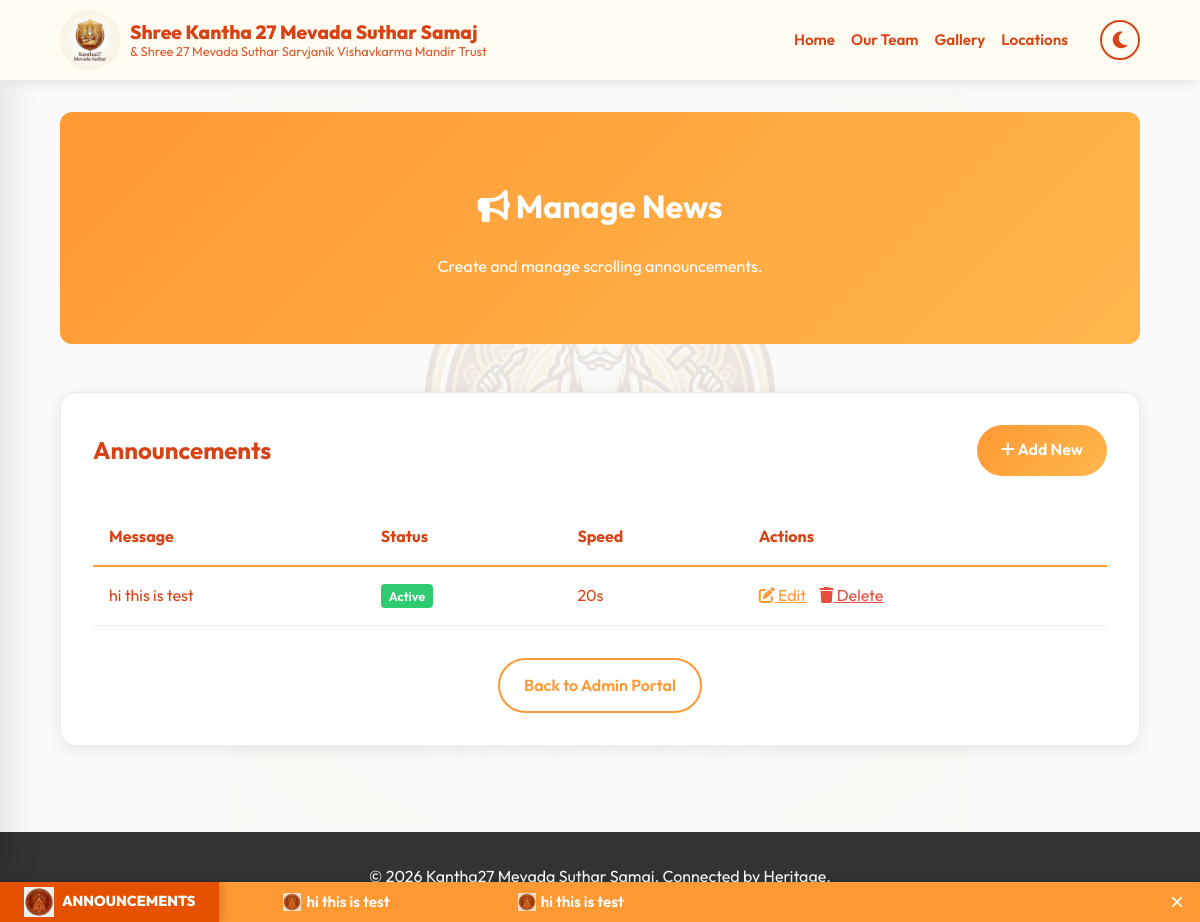
The page /news/manage/ (signed in) on the database its author committed.
### news/models.py (models this page shows, shortened)
class NewsAnnouncement(models.Model):
    message = models.TextField(help_text="The announcement text to display in the scroller.")
    is_active = models.BooleanField(default=True, help_text="Toggle visibility of this announcement.")
    scroll_speed = models.IntegerField(default=20, help_text="Speed in seconds (e.g., 20 = Slow, 10 = Fast).")
    created_at = models.DateTimeField(auto_now_add=True)
    updated_at = models.DateTimeField(auto_now=True)

### news/views.py (the view)
# urls.py: path('manage/', views.news_list, name='news_list'),
@login_required
@user_passes_test(is_staff_check)
def news_list(request):
    news_items = NewsAnnouncement.objects.all().order_by('-created_at')
    return render(request, 'news/news_list.html', {'news_items': news_items})

### news/templatetags/news_tags.py (called while the page is built)
@register.inclusion_tag('news/ticker.html')
def news_ticker():
    announcements = NewsAnnouncement.objects.filter(is_active=True).order_by('-created_at')
    speed = 20
    if announcements.exists():
        speed = announcements.first().scroll_speed
    return {
        'announcements': announcements,
        'speed': speed
    }

### news/views.py (called while the page is built)
def is_staff_check(user):
    return user.is_staff or user.role in ['ADMIN', 'SUB_ADMIN']

### templates/news/news_list.html (shortened to what this page needs)
{% extends 'base/base.html' %}
{% block content %}
<div class="page-header">
    <h1><i class="fas fa-bullhorn"></i> Manage News</h1>
    <p>Create and manage scrolling announcements.</p>
</div>
<div class="glass-card" style="padding: 2rem;">
    <div style="margin-bottom: 2rem; display: flex; justify-content: space-between; align-items: center;">
        <h2 style="margin: 0; color: var(--primary-color);">Announcements</h2>
        <a href="{% url 'news_create' %}" class="btn-primary"><i class="fas fa-plus"></i> Add New</a>
    </div>
    <div style="overflow-x: auto;">
        <table style="width: 100%; border-collapse: collapse; min-width: 600px;">
            <thead>
                <tr style="text-align: left; border-bottom: 2px solid var(--primary-color);">
                    <th style="padding: 1rem; color: var(--primary-text-dark);">Message</th>
                    <th style="padding: 1rem; color: var(--primary-text-dark);">Status</th>
                    <th style="padding: 1rem; color: var(--primary-text-dark);">Speed</th>
                    <th style="padding: 1rem; color: var(--primary-text-dark);">Actions</th>
                </tr>
            </thead>
            <tbody>
                {% for item in news_items %}
                <tr style="border-bottom: 1px solid #eee;">
                    <td style="padding: 1rem; color: var(--text-color);">{{ item.message|truncatechars:50 }}</td>
                    <td style="padding: 1rem;">
                        {% if item.is_active %}
                        <span class="badge" style="background-color: #2ecc71; color: white;">Active</span>
                        {% else %}
                        <span class="badge" style="background-color: #95a5a6; color: white;">Inactive</span>
                        {% endif %}
                    </td>
                    <td style="padding: 1rem; color: var(--text-color);">{{ item.scroll_speed }}s</td>
                    <td style="padding: 1rem;">
                        <a href="{% url 'news_edit' item.pk %}"
                            style="margin-right: 10px; color: var(--primary-color);"><i class="fas fa-edit"></i>
                            Edit</a>
                        <a href="{% url 'news_delete' item.pk %}" style="color: #e74c3c;"><i class="fas fa-trash"></i>
                            Delete</a>
                    </td>
                </tr>
                {% empty %}
                <tr>
                    <td colspan="4" style="text-align: center; padding: 2rem; color: #666;">No announcements yet.</td>
                </tr>
                {% endfor %}
            </tbody>
        </table>
    </div>
    <div style="margin-top: 2rem; text-align: center;">
        <a href="{% url 'staff_portal' %}" class="btn-secondary">Back to Admin Portal</a>
    </div>
</div>
{% endblock %}

### templates/news/ticker.html
{% load static %}
{% if announcements %}
<div class="news-ticker-container">
    <div class="ticker-label">
        <img src="{% static 'img/ticker_logo.png' %}" alt="News" style="height: 30px; margin-right: 8px;">
        Announcements
    </div>
    <div class="ticker-wrap">
        <div class="ticker-move" style="animation-duration: {{ speed }}s;">
            <div class="ticker-group">
                {% for item in announcements %}
                <div class="ticker-item">
                    <img src="{% static 'img/ticker_logo.png' %}" alt="Icon"
                        style="height: 18px; vertical-align: middle; margin-right: 5px; opacity: 0.8;">
                    {{ item.message }}
                </div>
                {% endfor %}
            </div>
            <div class="ticker-group">
                {% for item in announcements %}
                <div class="ticker-item">
                    <img src="{% static 'img/ticker_logo.png' %}" alt="Icon"
                        style="height: 18px; vertical-align: middle; margin-right: 5px; opacity: 0.8;">
                    {{ item.message }}
                </div>
                {% endfor %}
            </div>
        </div>
    </div>
    <button class="ticker-close"
        onclick="document.querySelector('.news-ticker-container').style.display='none';">&times;</button>
</div>
{% endif %}

### static/css/orange_theme.css (style rules this page uses)
:root { --primary-color: #FF9933; --primary-text-dark: #D84315; --secondary-color: #FFF3E0; --accent-color: #E65100; --text-color: #D84315; --text-muted: #BF360C; --text-white: #ffffff; --bg-color: #FEF9E7; --bg-color: #FAFAFA; --glass-bg: rgba(255, 252, 242, 0.95); --shadow-sm: 0 4px 12px rgba(0, 0, 0, 0.08); --shadow-lg: 0 12px 32px rgba(255, 153, 51, 0.15); --gradient-primary: linear-gradient(135deg, #FF9933 0%, #FFB74D 100%); --navbar-height: 80px; --input-bg: #FFFFFF; --input-border: #EEEEEE; }
body { font-family: 'Outfit', sans-serif; background-color: var(--bg-color); color: var(--text-color); margin: 0; padding: 0; background-color: var(--bg-color); color: var(--text-color); margin: 0; padding: 0; line-height: 1.6; position: relative; min-height: 100vh; transition: background-color 0.4s ease, color 0.4s ease; }
h1, h2, h3, h4, h5, h6 { color: var(--primary-text-dark) !important; }
body::before { content: ""; position: fixed; top: 50%; left: 50%; transform: translate(-50%, -50%); width: 80%; height: 80%; background-image: url('../img/logo.png'); background-repeat: no-repeat; background-position: center; background-size: contain; opacity: 0.1; z-index: -1; pointer-events: none; }
.glass-card { background: #FFFFFF; border-radius: 16px; padding: 2rem; box-shadow: 0 4px 15px rgba(0, 0, 0, 0.08); border: 1px solid rgba(0, 0, 0, 0.08); transition: transform 0.3s ease, box-shadow 0.3s ease; backdrop-filter: blur(10px); height: 100%; display: flex; flex-direction: column; }
.btn-primary { background: var(--primary-color); background-image: var(--gradient-primary); color: white; padding: 0.8rem 1.5rem; border-radius: 50px; text-decoration: none; border: none; font-weight: 600; transition: all 0.3s; display: inline-block; cursor: pointer; }
.btn-secondary { background: transparent; color: var(--primary-color); border: 2px solid var(--primary-color); padding: 0.8rem 1.5rem; border-radius: 50px; text-decoration: none; font-weight: 600; transition: all 0.3s; display: inline-block; cursor: pointer; }
.badge { padding: 4px 8px; border-radius: 4px; font-size: 0.8rem; font-weight: 600; background: #e0e0e0; color: #333; }
.fas, .fab, .far { transition: transform 0.2s cubic-bezier(0.175, 0.885, 0.32, 1.275); display: inline-block; }
.btn-primary i, .btn-secondary i { pointer-events: none; }
.page-header { text-align: center; margin-bottom: 3rem; background: var(--gradient-primary); padding: 3rem; border-radius: 12px; color: white; }
.page-header h1, .page-header p { color: white !important; }
.news-ticker-container { position: fixed; bottom: 0; left: 0; width: 100%; background: var(--primary-color); color: white; height: 40px; display: flex; align-items: center; box-shadow: 0 -2px 10px rgba(0, 0, 0, 0.15); overflow: hidden; z-index: 9999; }
.ticker-label { background: var(--accent-color); padding: 0 1.5rem; height: 100%; display: flex; align-items: center; font-weight: 800; text-transform: uppercase; font-size: 0.9rem; z-index: 2; box-shadow: 2px 0 10px rgba(0, 0, 0, 0.2); }
.ticker-wrap { flex: 1; overflow: hidden; height: 100%; position: relative; display: flex; align-items: center; }
.ticker-move { display: flex; white-space: nowrap; animation-timing-function: linear; animation-name: ticker-left-to-right; animation-iteration-count: infinite; width: max-content; }
.ticker-group { display: flex; flex-shrink: 0; }
.ticker-item { display: flex; align-items: center; padding: 0 4rem; font-size: 0.95rem; font-weight: 600; }
.ticker-close { background: transparent; border: none; color: white; font-size: 1.5rem; padding: 0 1rem; cursor: pointer; line-height: 1; height: 100%; z-index: 3; }

### rows shown on the page
NewsAnnouncement: message "hi this is test", is_active "Active", scroll_speed "20"
